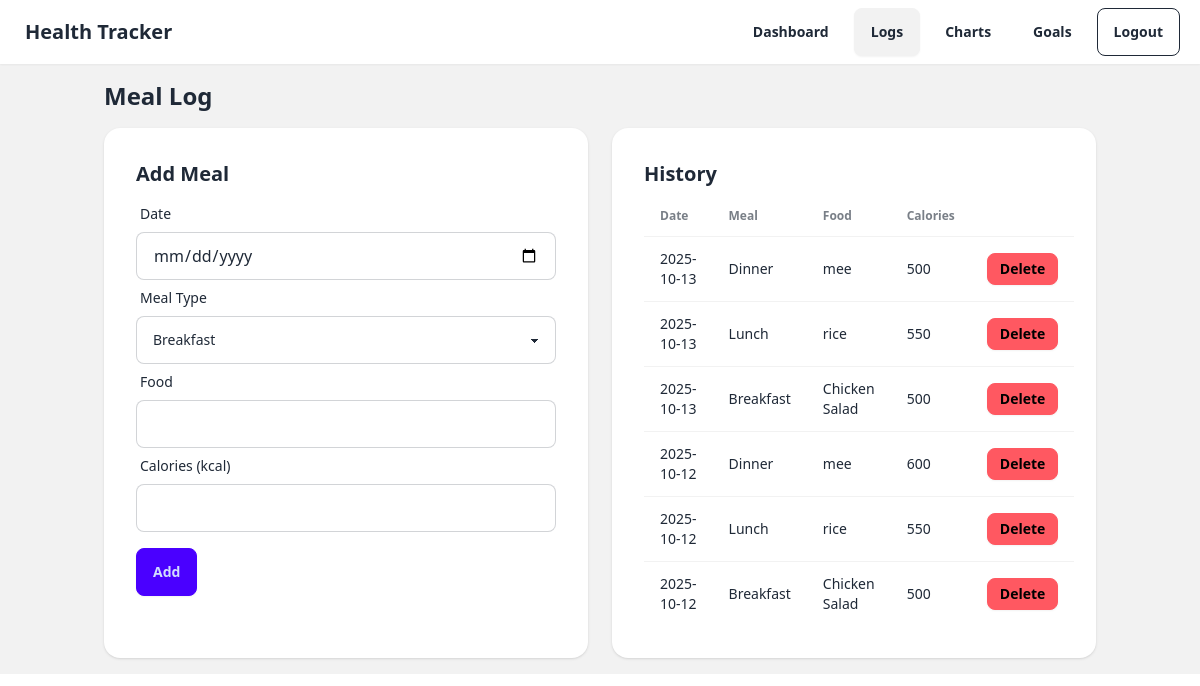
The page /meals (signed in) on the database its author committed.
### tables this page shows
CREATE TABLE meal_logs(
        id INTEGER PRIMARY KEY AUTOINCREMENT,
        user_id INTEGER NOT NULL,
        date TEXT NOT NULL,
        meal_type TEXT NOT NULL,
        food TEXT NOT NULL,
        calories INTEGER NOT NULL,
        created_at TEXT NOT NULL,
        FOREIGN KEY(user_id) REFERENCES users(id)
    );

### app.py (the view, shortened to what this page needs)
@app.route("/meals", methods=["GET", "POST"])
@login_required
def meals():
    uid = session["user_id"]
    conn = get_db()
    rows = conn.execute("""SELECT * FROM meal_logs WHERE user_id=? ORDER BY date DESC, id DESC""", (uid,)).fetchall()
    conn.close()
    return render_template("meal_log.html", rows=rows)

### app.py (called while the page is built)
def get_db():
    conn = sqlite3.connect(DB_PATH)
    conn.row_factory = sqlite3.Row
    return conn

def login_required(view):
    @wraps(view)
    def wrapper(*args, **kwargs):
        if "user_id" not in session:
            return redirect(url_for("auth"))
        return view(*args, **kwargs)
    return wrapper

@app.context_processor
def inject_csrf():
    from flask_wtf.csrf import generate_csrf
    return dict(csrf_token=generate_csrf)

### templates/meal_log.html (shortened to what this page needs)
{% extends "base.html" %}
{% block content %}
<h2 class="text-2xl font-semibold mb-4">Meal Log</h2>
<div class="grid md:grid-cols-2 gap-6">
  <div class="card bg-base-100 shadow"><div class="card-body">
    <h3 class="card-title">Add Meal</h3>
    <form method="post">
      <label class="form-control">
        <div class="label"><span class="label-text">Date</span></div>
        <input name="date" type="date" required class="input input-bordered"/>
      </label>
      <label class="form-control">
        <div class="label"><span class="label-text">Meal Type</span></div>
        <select name="meal_type" class="select select-bordered">
          <option>Breakfast</option><option>Lunch</option><option>Dinner</option>
        </select>
      </label>
      <label class="form-control">
        <div class="label"><span class="label-text">Food</span></div>
        <input name="food" required class="input input-bordered"/>
      </label>
      <label class="form-control">
        <div class="label"><span class="label-text">Calories (kcal)</span></div>
        <input name="calories" type="number" min="1" required class="input input-bordered"/>
      </label>
      <button class="btn btn-primary mt-4">Add</button>
    </form>
  </div></div>
  <div class="card bg-base-100 shadow overflow-x-auto">
    <div class="card-body">
      <h3 class="card-title">History</h3>
      <table class="table">
        <thead><tr><th>Date</th><th>Meal</th><th>Food</th><th>Calories</th><th></th></tr></thead>
        <tbody>
          {% for r in rows %}
          <tr>
            <td>{{ r.date }}</td>
            <td>{{ r.meal_type }}</td>
            <td>{{ r.food }}</td>
            <td>{{ r.calories }}</td>
            <td>
              <form method="post" action="{{ url_for('meals_delete', rid=r.id) }}" onsubmit="return confirm('Delete this record?');">
                <button class="btn btn-sm btn-error">Delete</button>
              </form>
            </td>
          </tr>
          {% else %}
          <tr><td colspan="5">No records</td></tr>
          {% endfor %}
        </tbody>
      </table>
    </div>
  </div>
</div>
{% endblock %}

### rows shown on the page
meal_logs: date "2025-10-13", meal_type "Dinner", food "mee", calories "500"
meal_logs: date "2025-10-13", meal_type "Lunch", food "rice", calories "550"
meal_logs: date "2025-10-13", meal_type "Breakfast", food "Chicken Salad", calories "500"
meal_logs: date "2025-10-12", meal_type "Dinner", food "mee", calories "600"
meal_logs: date "2025-10-12", meal_type "Lunch", food "rice", calories "550"
meal_logs: date "2025-10-12", meal_type "Breakfast", food "Chicken Salad", calories "500"
